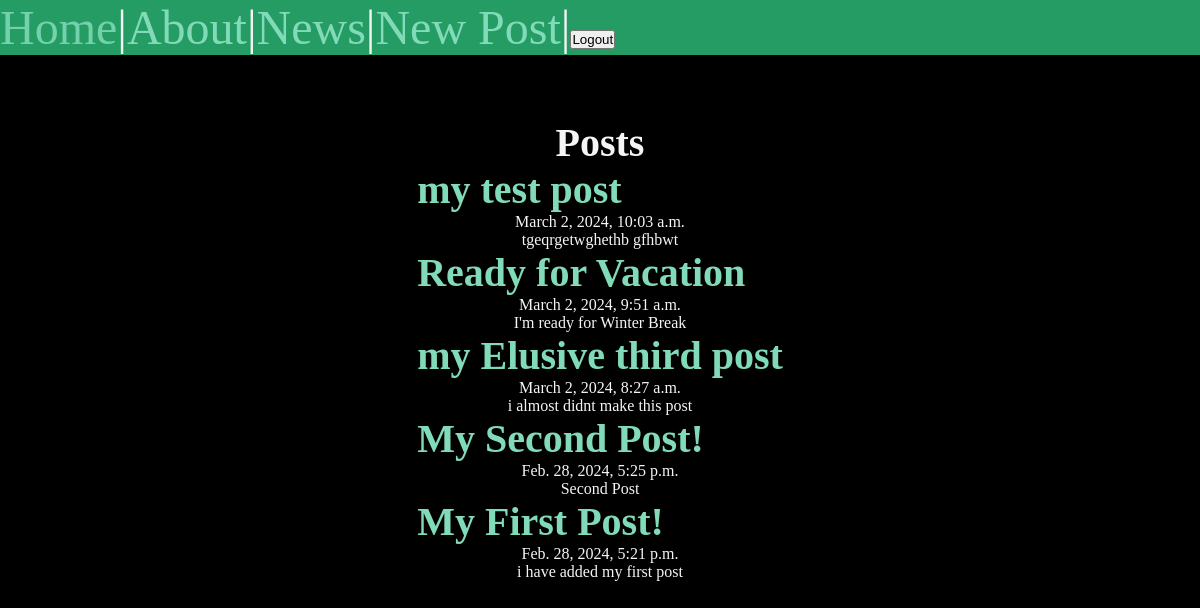
The page /posts/ (signed in) on the database its author committed.
### posts/models.py (models this page shows, shortened)
class Post(models.Model):
    title = models.CharField(max_length=74)
    body = models.TextField()
    slug = models.SlugField()
    date = models.DateTimeField(auto_now_add=True)
    banner = models.ImageField(default='fallback.jpeg', blank=True)

### posts/views.py (the view)
# urls.py: path('', views.posts_list, name='list'),
def posts_list(request):
    posts = Post.objects.all().order_by('-date')
    return render(request, 'posts/posts_list.html', {'posts': posts})

### posts/templates/posts/posts_list.html (shortened to what this page needs)
{% extends "layout.html" %}
{% block content %}
<section>
    <h1>Posts</h1>
    {% for post in posts %}
    <article class="post">
        <h2>
            <a href="{% url 'posts:page' slug=post.slug %}">
                {{ post.title }}
            </a>
        </h2>
        <p>{{ post.date }}</p>
        <p>{{ post.body }}</p>
    </article>
    {% endfor %}
</section>
{% endblock  %}

### static/css/style.css (style rules this page uses)
* { margin: 0; padding: 0; box-sizing: border-box; }
body { min-height: 100vh; background-color: black; color: whitesmoke; }
h1, h2 { font-size: 2.5rem; }
h1, p { text-align: center; }
a { text-decoration: none; color: #81dbb8; }

### rows shown on the page
Post: title "my test post", date "March 2, 2024, 10:03 a.m.", body "tgeqrgetwghethb gfhbwt"
Post: title "Ready for Vacation", date "March 2, 2024, 9:51 a.m.", body "I'm ready for Winter Break"
Post: title "my Elusive third post", date "March 2, 2024, 8:27 a.m.", body "i almost didnt make this post"
Post: title "My Second Post!", date "Feb. 28, 2024, 5:25 p.m.", body "Second Post"
Post: title "My First Post!", date "Feb. 28, 2024, 5:21 p.m.", body "i have added my first post"
